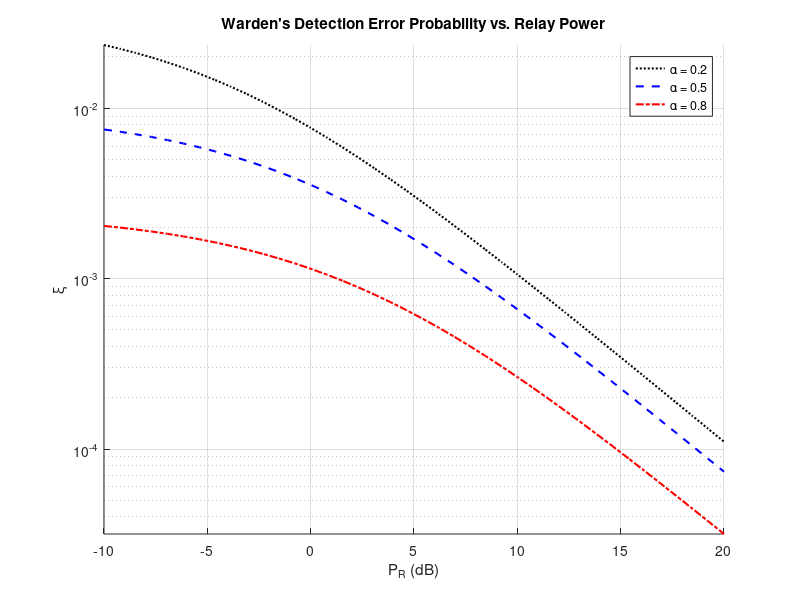

Write the MATLAB code that produced this figure.
% Define parameters
% === THAY ĐỔI: P_S giờ là tham số cố định (ví dụ 10 dB) ===
P_S_dB_fixed = 10;
P_S = 10^(P_S_dB_fixed / 10);

sigma_n = 0.1;  
sigma_SW = 1;   
sigma_RW = 1;   
sigma_SR = 1;   
beta = 0.5;        
epsilon = 1e-5;    

% Define receiver power range
P_R_range = linspace(-10, 20, 40);

% Define alpha values
alpha_values = [0.2, 0.5, 0.8];

% Prepare figure
lineStyles = {':', '--', '-.'}; 
colors = {'k', 'b', 'r'};         
legend_entries = cell(1, length(alpha_values)); 
figure;
hold on;

% Loop over alpha
for j = 1:length(alpha_values)
    
    alpha = alpha_values(j);
    
    % Preallocate arrays
    xi_results = zeros(size(P_R_range));
    for i = 1:length(P_R_range)
        
        P_R_dB = P_R_range(i);
        P_R = 10^(P_R_dB / 10);
        
        C = @(x) (x * (1 - alpha) * P_S) ./ ...
            (sigma_n + x * alpha * P_S + beta * P_R * (-log(epsilon)));
        
        % Integral
        integrand = @(x) (1 - exp( -(C(x) .* sigma_n) ./ ...
            (P_S * sigma_SW + C(x) .* P_R .* sigma_RW) )) .* ...
            (exp(-x ./ sigma_SR) ./ sigma_SR);
            
        % Final result
        xi_results(i) = integral(integrand, 0, inf);
        
    end
    
    % Plot Figure
    semilogy(P_R_range, xi_results, lineStyles{j}, 'Color', colors{j}, 'LineWidth', 1.5);
    legend_entries{j} = sprintf('\\alpha = %.1f', alpha);
end
hold off;
grid on;

xlabel('P_R (dB)');
ylabel('ξ');
title('Warden''s Detection Error Probability vs. Relay Power');
legend(legend_entries, 'Location', 'best');
axis tight;
